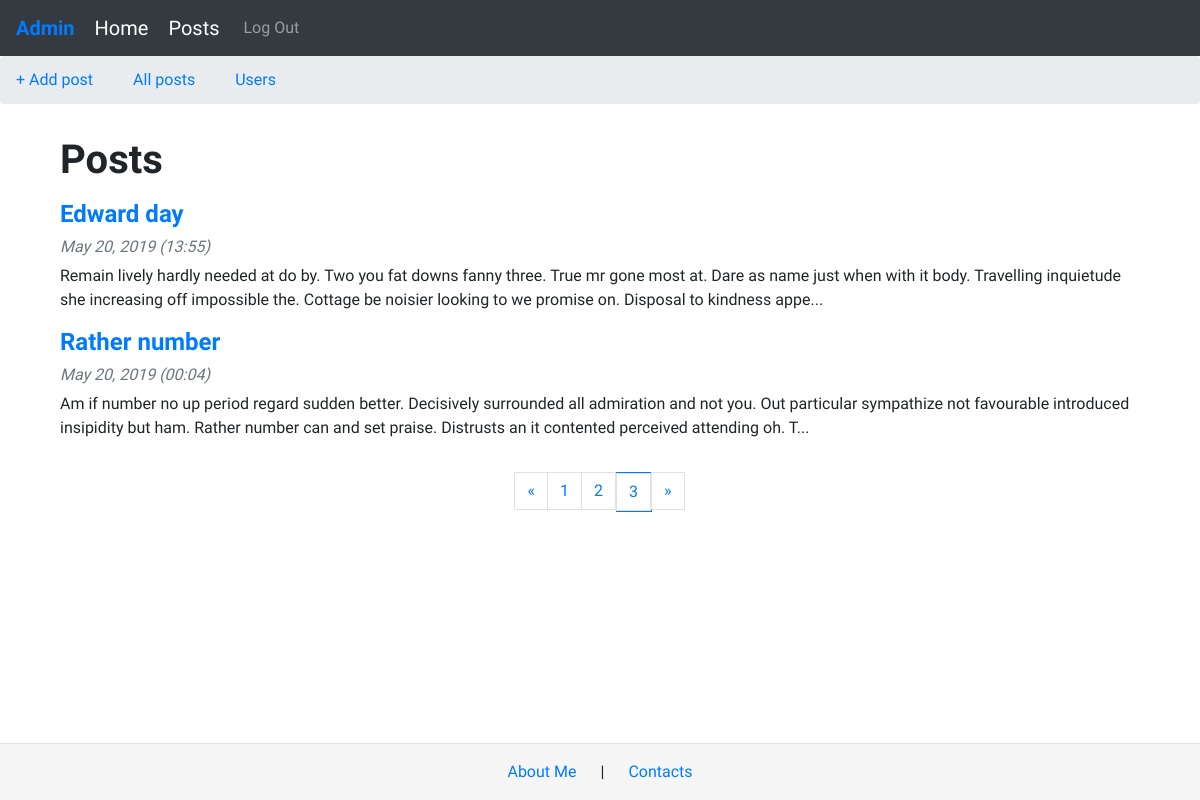
Page /blog/?page=3 (signed in) on the earlier database version.
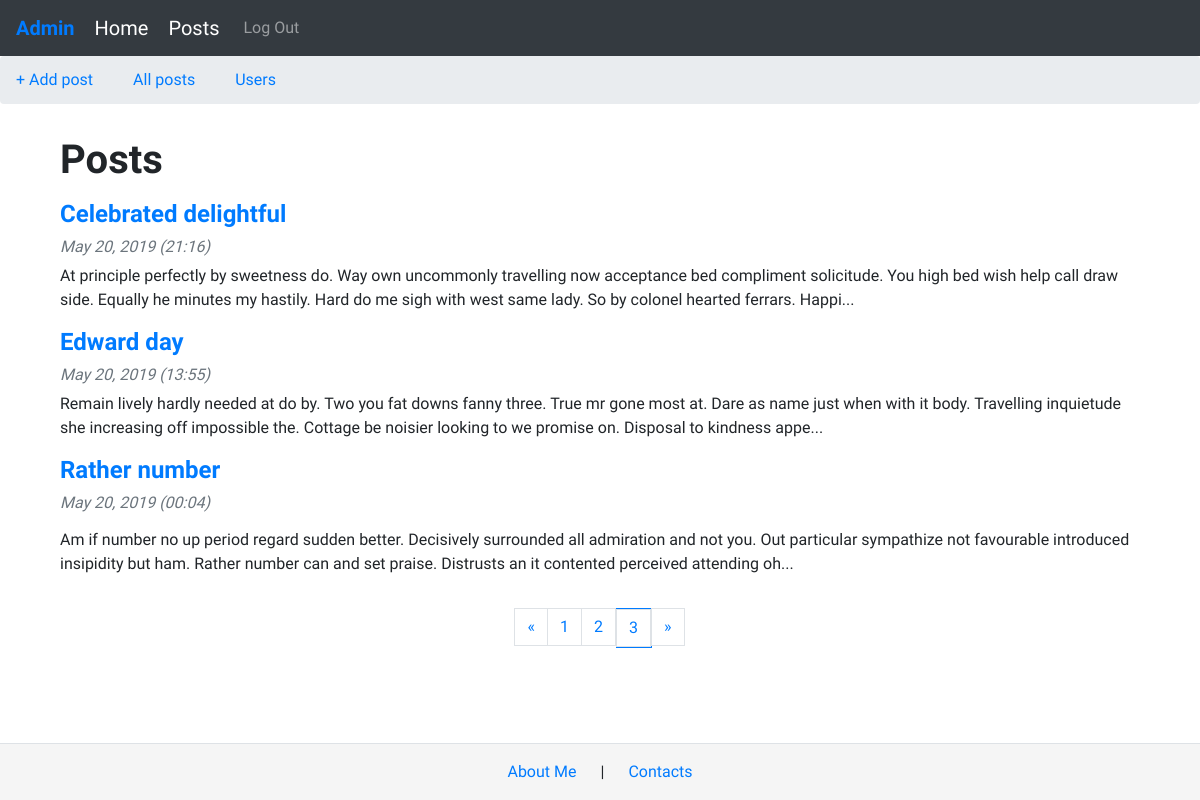
Same page on the later database version.
### models.py (models this page shows, shortened)
class Post(db.Model):
    id = db.Column(db.Integer, primary_key=True)
    title = db.Column(db.String(140))
    slug = db.Column(db.String(140), unique=True)
    body = db.Column(db.Text)
    created = db.Column(db.DateTime, default=datetime.now())
    user_id = db.Column(db.Integer, db.ForeignKey('user.id'))

### posts/blueprint.py (the view)
@posts.route('/')
def index():
    q = request.args.get('q')
    page = request.args.get('page')
    if page and page.isdigit():
        page = int(page)
    else:
        page = 1
    if q:
        posts = Post.query.filter(Post.title.contains(q) | Post.body.contains(q)| Post.created.contains(q)).all()
    else:
        posts = Post.query.order_by(Post.created.desc())
    pages = posts.paginate(page=page, per_page=5)
    return render_template('posts/index.html', pages=pages)

### posts/templates/posts/index.html (shortened to what this page needs)
{% extends 'base.html' %}
{% block content_title %}
    Posts
{% endblock %}
{% block content %}
    {% for post in pages.items %}
        <h4>
            <a href="{{ url_for('posts.post_detail', slug=post.slug) }}">{{ post.title }}</a>
        </h4>
        <h6 class="font-italic text-secondary">{{ post.created.strftime('%B %d, %Y (%H:%M)') }}</h6>
        <p>
          {{ post.body[:255]|safe +'...' }}
      </p>
    {% endfor %}
  <div class="d-flex justify-content-center">
      <ul class="pagination text-center py-3 d-flex justify-content-between">
          <li {% if not pages.has_prev %} class="disabled" {% endif %}>
          <a class="page-link" href="./?page={{ pages.prev_num }}" aria-label="Previous">
            <span aria-hidden="true">&laquo;</span>
          </a>
          </li>
        {% for page in pages.iter_pages() %}
          <li {% if page == pages.page %} class="border border-primary " {% endif %}>
            <a class="page-link" href="./?page={{ page }}">{{ page }}<span class="sr-only">{current}</span></a>
          </li>
        {% endfor %}
          <li {% if not pages.has_next %} class="disabled" {% endif %}>
            <a class="page-link" href="./?page={{ pages.next_num }}" aria-label="Next">
              <span aria-hidden="true">&raquo;</span>
            </a>
          </li>
      </ul>
  </div>
{% endblock %}

Differences in the rows shown:
now on this page (row unchanged): Post: title "Celebrated delightful", created "May 20, 2019 (21:16)", body "At principle perfectly by sweetness do. Way own uncommonly travelling now acceptance bed compliment solicitude. You high bed wish help call draw side. Equally he minutes my hastily. Hard do me sigh with west same lady. So by colonel hearted ferrars. Happi..."
changed Post "Rather number": body "…it contented perceived attending oh. T..." → "…it contented perceived attending oh..."
